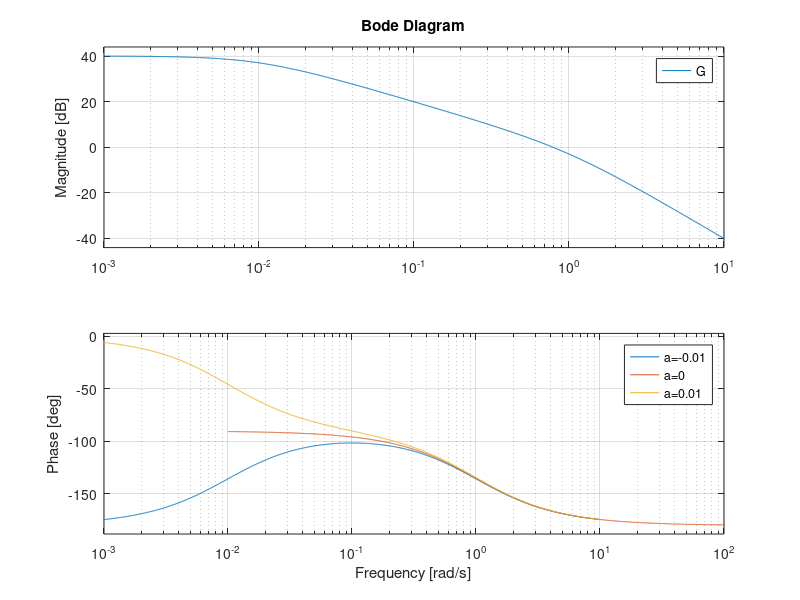

This figure's MATLAB source:
y_all = zeros(3,1);
a = [-0.01, 0, 0.01];
kp = 1;
C = pid(kp,0,0);

for i=1:3
  num = [1];
  den = [1 1+a(i) a(i)];
  G = tf(num,den);
  bode(G);
  hold on
end
legend('a=-0.01','a=0','a=0.01')
hold off

